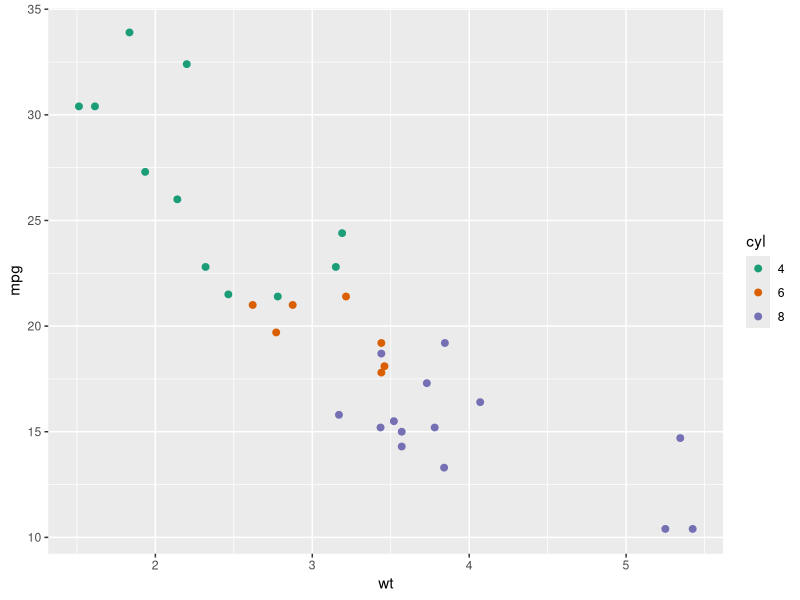
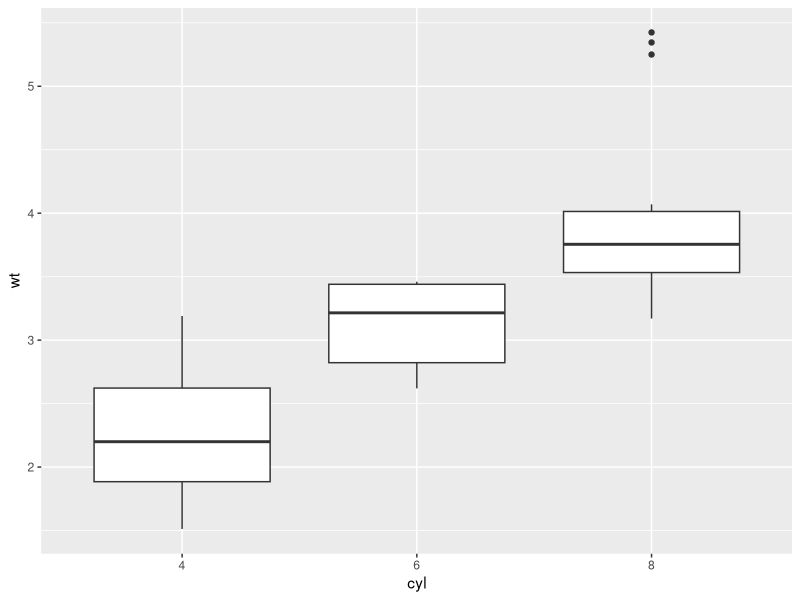

Recreate these plots in R, in order.
library(dplyr)
library(ggplot2)

.end <- function(...) {
    if (length(match.call()) == 1)
        NULL
    else
        identity(...)
}


# dplyr
mtcars %>%
    tibble::rownames_to_column('car_name') %>%
    select(car_name, mpg, cyl) %>%
    group_by(cyl) %>%                # 3 cyl groups: 4, 6, 8
    filter(mpg > mean(mpg)) %>%      # above average of each group
    top_n(1, mpg) %>%                # top 1 from each group, by mpg
    .end()



# ggplot
mtcars %>%
    mutate(cyl = factor(cyl)) %>%        # pipe your data into ggplot
    ggplot(aes(x = wt, y = mpg, color = cyl)) + 
    geom_point(size = 2) +
    scale_colour_brewer(palette = 'Dark2') +
    .end()

mtcars %>%
    mutate(cyl = factor(cyl)) %>%        # pipe your data into ggplot
    ggplot(aes(cyl, wt)) +
    geom_boxplot() + 
    .end()
